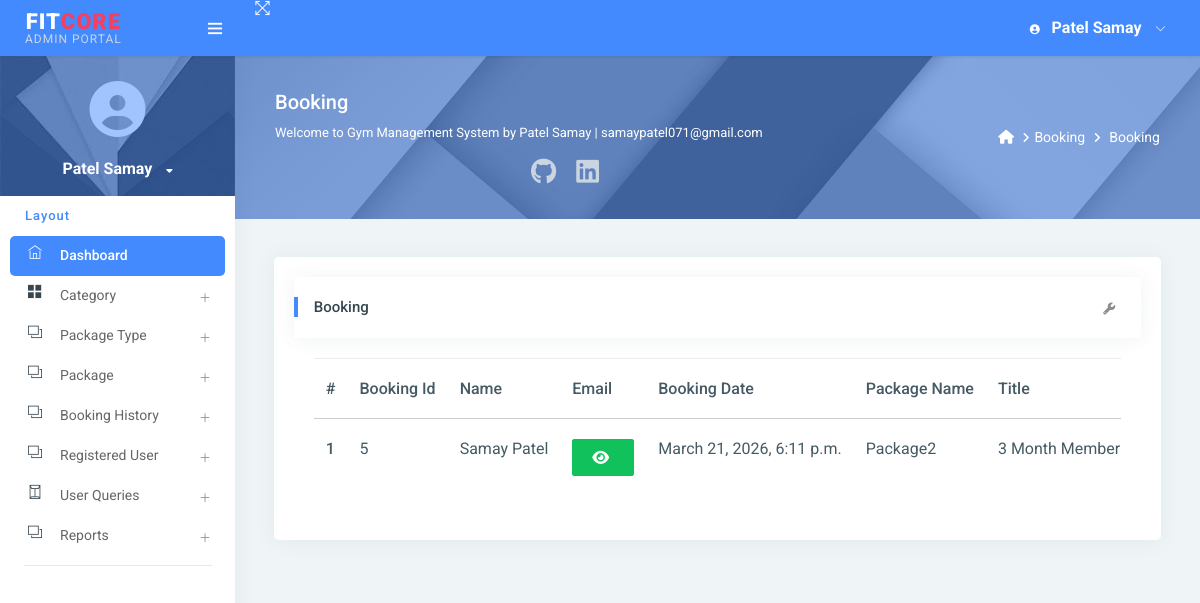
/new_booking/ (signed in), run on the app's committed database.
### gym/models.py (models this page shows, shortened)
class Booking(models.Model):
    package = models.ForeignKey(Package, on_delete=models.CASCADE, null=True, blank=True)
    register = models.ForeignKey(Signup, on_delete=models.CASCADE, null=True, blank=True)
    bookingnumber = models.CharField(max_length=100, null=True, blank=True)
    status = models.IntegerField(choices=STATUS, default=1)
    creationdate = models.DateTimeField(auto_now_add=True)

class Signup(models.Model):
    user = models.ForeignKey(User, on_delete=models.CASCADE, null=True)
    mobile = models.CharField(max_length=15, null=True)
    state = models.CharField(max_length=150, null=True)
    city = models.CharField(max_length=150, null=True)
    address = models.CharField(max_length=200, null=True)
    creationdate = models.DateTimeField(auto_now_add=True)

class Package(models.Model):
    category = models.ForeignKey(Category, on_delete=models.CASCADE, null=True)
    packagename = models.ForeignKey(Packagetype, on_delete=models.CASCADE, null=True)
    titlename = models.CharField(max_length=200, null=True)
    packageduration = models.CharField(max_length=50, null=True)
    price = models.CharField(max_length=200, null=True)
    description = models.CharField(max_length=200, null=True)
    creationdate = models.DateTimeField(auto_now_add=True)

class Packagetype(models.Model):
    category = models.ForeignKey(Category, on_delete=models.CASCADE, null=True)
    packagename = models.CharField(max_length=200, null=True)
    creationdate = models.DateTimeField(auto_now_add=True)
    def __str__(self):
        return self.packagename

### gym/views.py (the view)
# urls.py: path('new_booking/', new_booking, name='new_booking'),
@login_required(login_url='/admin_login/')
def new_booking(request):
    action = request.GET.get('action')
    data = Booking.objects.filter()
    if action == "New":
        data = data.filter(status="1")
    elif action == "Partial":
        data = data.filter(status="2")
    elif action == "Full":
        data = data.filter(status="3")
    elif action == "Total":
        data = data.filter()
    if request.user.is_staff:
        return render(request, "admin/new_booking.html", locals())
    else:
        return render(request, "booking_history.html", locals())

### gym/templates/admin/new_booking.html (shortened to what this page needs)
{% extends 'admin_base.html' %}
{% load static %}
{% block main %}
<link rel="stylesheet" href="https://cdnjs.cloudflare.com/ajax/libs/font-awesome/6.2.0/css/all.min.css" />
<div class="page-header">
    <div class="page-block">
        <div class="row align-items-center">
            <div class="col-md-8">
                <div class="page-header-title">
                    <h5 class="m-b-10">{{request.GET.action}} Booking</h5>
                    <p class="m-b-0">Welcome to Gym Management System by Patel Samay | samaypatel071@gmail.com</p>
                    <div style="margin-top: 15px; display: flex; justify-content: center; align-items: center; gap: 20px;">
                        <a href="https://github.com/Samay-P07" target="_blank" title="GitHub" style="color:#cbd5e1; text-decoration:none;"><i class="fab fa-github fa-2x" style="transition:0.3s;" onmouseover="this.style.color='#f43f5e'" onmouseout="this.style.color='#cbd5e1'"></i></a>
                        <a href="https://linkedin.com/in/samaypatel7" target="_blank" title="LinkedIn" style="color:#cbd5e1; text-decoration:none;"><i class="fab fa-linkedin fa-2x" style="transition:0.3s;" onmouseover="this.style.color='#f43f5e'" onmouseout="this.style.color='#cbd5e1'"></i></a>
                    </div>
                </div>
            </div>
            <div class="col-md-4">
                <ul class="breadcrumb-title">
                    <li class="breadcrumb-item">
                        <a href="{% url 'admin_home' %}"> <i class="fa fa-home"></i> </a>
                    </li>
                    <li class="breadcrumb-item"><a href="">Booking</a>
                    </li>
                    <li class="breadcrumb-item"><a href="">{{request.GET.action}} Booking</a>
                    </li>
                </ul>
            </div>
        </div>
    </div>
</div>
<div class="pcoded-inner-content">
    <div class="main-body">
        <div class="page-wrapper">
            <div class="page-body">
                <div class="row">
                    <div class="col-md-12">
                        <div class="card">
                            <div class="card-block">
                                <div class="card-header">
                                    <h5>{{request.GET.action}} Booking</h5>
                                    <div class="card-header-right">
                                        <ul class="list-unstyled card-option">
                                            <li><i class="fa fa fa-wrench open-card-option"></i></li>
                                        </ul>
                                    </div>
                                </div>
                                <div class="card-block table-border-style">
                                    <div class="table-responsive">
                                        <table class="table">
                                            <thead>
                                            <tr>
                                                <th>#</th>
                                                <th>Booking Id</th>
                                                <th>Name</th>
                                                <th>Email</th>
                                                <th>Booking Date</th>
                                                <th>Package Name</th>
                                                <th>Title</th>
                                            </tr>
                                            </thead>
                                            <tbody>
                                            {% for i in data %}
                                            <tr>
                                                <th scope="row">{{forloop.counter}}</th>
                                                <td>{{i.id}}</td>
                                                <td>{{i.register.user.first_name}} {{i.register.user.last_name}}</td>
                                                 <td><span id="email-{{forloop.counter}}" class="password">{{i.register.user.username}}</span>
                                                     <button type="button" class="btn btn-success" id="email-btn-{{forloop.counter}}" onclick="togglePassword('email-{{forloop.counter}}', this.id)"><i class="fa fa-eye"></i></button>
                                                 </td>
                                                 <td>{{i.creationdate}}</td>
                                                <td>{{i.package.packagename}}</td>
                                                <td>{{i.package.titlename}}</td>
                                            </tr>
                                            {% endfor %}
                                            </tbody>
                                        </table>
                                    </div>
                                </div>
                            </div>
                        </div>
                    </div>
                </div>
            </div>
        </div>
    </div>
</div>
{% endblock %}

### gym/templates/admin/new_booking.html (style rules this page uses)
.table-responsive { font-size:11px; }
td { padding:0px; }

### data on the page
Booking: id "5", register.user.first_name "Samay", register.user.last_name "Patel", creationdate "March 21, 2026, 6:11 p.m.", package.packagename "Package2", package.titlename "3 Month…"
